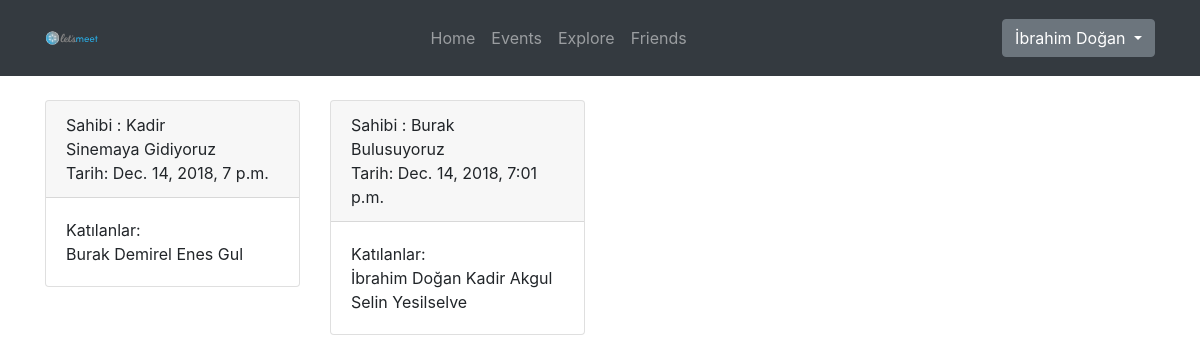
Page /events (signed in) on the committed database.
### main/models.py (models this page shows, shortened)
class Profile(models.Model):
    user = models.OneToOneField(User, on_delete=models.CASCADE)
    first_name = models.CharField(max_length=30, null=True)
    last_name = models.CharField(max_length=30, null=True)
    friends = models.ManyToManyField('self', blank=True)
    image = models.ImageField(default='profile_pics/default.png', upload_to='profile_pics')

class Event(models.Model):
    time = models.DateTimeField()
    createdTime = models.DateTimeField(null=True)
    title = models.CharField(max_length=50)
    owner = models.ForeignKey(EventOwner, on_delete=models.CASCADE, null=True)
    location = models.CharField(max_length=150)
    participants = models.ManyToManyField(Profile, blank=True)
    description = models.TextField(blank=True,null=True)
    url = models.CharField(max_length=500, blank=True, null=True)
    def __str__(self):
        return self.title + " @" + self.owner.profile.user.username

class EventOwner(models.Model):
    profile = models.OneToOneField(Profile, on_delete=models.CASCADE, null=True)

### main/views.py (the view)
# urls.py: path('events', views.events, name='events'),
def events(request):
    if request.user.is_authenticated:
        profile = request.user.profile
        friends = profile.friends.all()
        owner_friends = EventOwner.objects.filter(profile__in=friends)
        events = Event.objects.filter(owner__in=owner_friends.all())
        context = {'events': 'active', 'events': events}
        return render(request, 'main/events.html', context)
    else:
        context = {'events': 'active'}
        return render(request, 'main/events.html', context)

### main/templates/main/events.html
{% extends 'main/base.html' %}
{% block content %}
    <div class="container">
        <div class="row">
            {% for event in events %}
                <div class="col-md-3">
                    <div class="card">
                        <div class="card-header">
                            Sahibi : {{ event.owner.profile.first_name }}<br>{{ event.title }} <br>
                            Tarih: {{ event.time }} </div>
                        <div class="card-body">Katılanlar:<br>
                            {% for participant in event.participants.all %}
                                {{ participant.first_name }} {{ participant.last_name }}
                            {% endfor %}
                        </div>
                    </div>
                </div>
            {% endfor %}
        </div>
    </div>
{% endblock %}

### main/templates/main/base.html (shortened to what this page needs)
{% load static %}
<!doctype html>
<html lang="en">
<head>
    <link rel="stylesheet" href="https://stackpath.bootstrapcdn.com/bootstrap/4.1.3/css/bootstrap.min.css"
>
</head>
<body>
<nav class="navbar navbar-expand-lg navbar-dark bg-dark">
    <div class="container">
        <a class="navbar-brand" href="{% url 'home' %}">
            <img src="{% static 'main/img/header.svg' %}" width="100%" height="50" style="margin-right: -120px;"> </a>
        <div class="collapse navbar-collapse" id="navbarNavAltMarkup">
            <ul class="navbar-nav mx-auto">
                {% if user.is_authenticated %}
                <a class="nav-item nav-link {{ home }}" href="{% url 'home' %}">Home </a>
                <a class="nav-item nav-link {{ events }}" href="{% url 'events' %}">Events</a>
                <a class="nav-item nav-link {{ explore }}" href="{% url 'explore' %}">Explore</a>
                <a class="nav-item nav-link {{ friends }}" href="{% url 'friends' %}">Friends</a>
                {% endif %}
            </ul>
        </div>
        <ul class="navbar-nav">
            {% if user.is_authenticated %}
                <div class="dropdown">
                    <button class="btn btn-secondary dropdown-toggle" type="button" id="dropdownMenuButton"
                            data-toggle="dropdown" aria-haspopup="true" aria-expanded="false">
                        {{ user.profile.first_name }} {{ user.profile.last_name }}
                    </button>
                </div>
            {% endif %}
    </div>
</nav>
{% if user.is_authenticated %}
<br>
{% endif %}
{% block content %}
{% endblock %}
</body>
</html>

### main/templates/main/base.html (style rules this page uses)
body { background: white; }

### rows in the picture
Event: owner.profile.first_name "Kadir", title "Sinemaya Gidiyoruz", time "Dec. 14, 2018, 7 p.m."
Profile: first_name "Burak", last_name "Demirel"
Profile: first_name "Enes", last_name "Gul"
Event: owner.profile.first_name "Burak", title "Bulusuyoruz", time "Dec. 14, 2018, 7:01 p.m."
Profile: first_name "İbrahim", last_name "Doğan"
Profile: first_name "Kadir", last_name "Akgul"
Profile: first_name "Selin", last_name "Yesilselve"

### other values in the picture
{{ user.profile.first_name }} "İbrahim"
{{ user.profile.last_name }} "Doğan"
